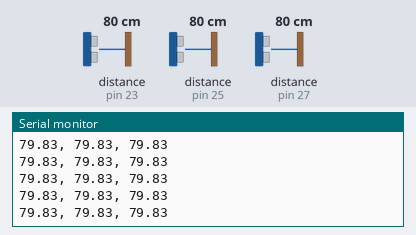
The sketch below on a simulated Arduino Mega 2560, built with avr-gcc and run on an emulated ATmega2560. On the bench: the last lines printed to the serial monitor. Wiring (inferred from the names in the program): 3 × ultrasonic range finder: trigger pin 22, echo pin 23 / trigger pin 24, echo pin 25 / trigger pin 26, echo pin 27. Inputs (shaded band) come from the test bench; at power-on: distance to the obstacle (sensors on pin 23, pin 25, pin 27) 80 cm. The echo pulse lasts 58.3 µs per cm.

Above: at 1.2 s.
1.3 s: distance to the obstacle (sensor on pin 23) set to 2 cm
At 1.52 s:
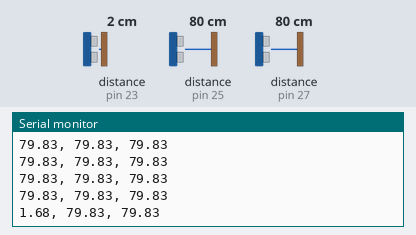
2.8 s: distance to the obstacle (sensor on pin 25) set to 2 cm
At 2.87 s:
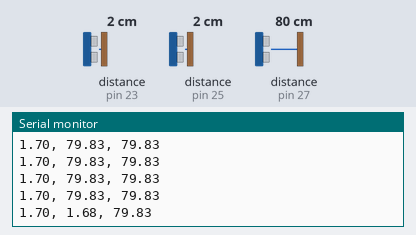
4.3 s: distance to the obstacle (sensor on pin 27) set to 2 cm
At 4.37 s:
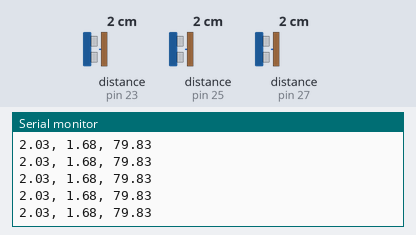
5.8 s: distance to the obstacle (sensor on pin 23) set to 60 cm
At 5.82 s:
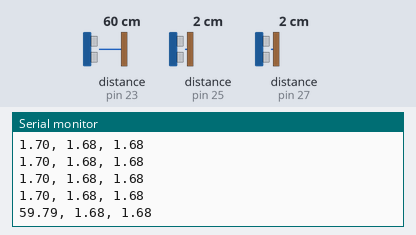
8.8 s: distance to the obstacle (sensor on pin 23) set to 9 cm
At 8.8 s:
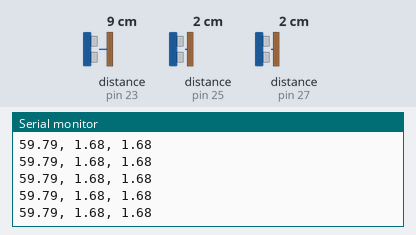
11.8 s: distance to the obstacle (sensor on pin 25) set to 4 cm
At 11.8 s:
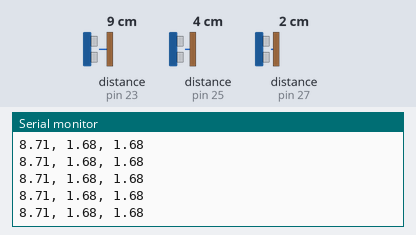
Timing chart, 0 to 14.3 s (numbered marks = the images above; inputs shaded):
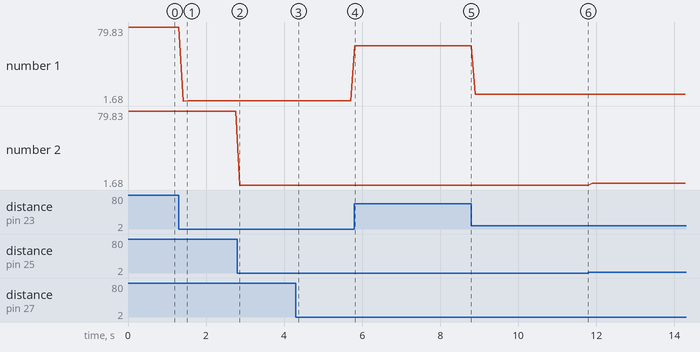

The sketch:

ultrasonic.ino
```cpp
// HC-SR04
#define ECHO_U1_PIN 23 // Left
#define ECHO_U2_PIN 25 // Front
#define ECHO_U3_PIN 27 // Right

#define TRIG_U1_PIN 22 // Left
#define TRIG_U2_PIN 24 // Front
#define TRIG_U3_PIN 26 // Right

void setup() {
  Serial.begin(57600);

  pinMode(ECHO_U1_PIN, INPUT);
  pinMode(ECHO_U2_PIN, INPUT);
  pinMode(ECHO_U3_PIN, INPUT);

  pinMode(TRIG_U1_PIN, OUTPUT);
  pinMode(TRIG_U2_PIN, OUTPUT);
  pinMode(TRIG_U3_PIN, OUTPUT);
}

float getUltrasonicDistance(int trigPin, int echoPin) {
  digitalWrite(trigPin, LOW);
  delayMicroseconds(10);
  digitalWrite(trigPin, HIGH);
  delayMicroseconds(10);
  digitalWrite(trigPin, LOW);

  return pulseIn(echoPin, HIGH) / 58.2;
}

void readSensors() {
  float u1 = getUltrasonicDistance(TRIG_U1_PIN, ECHO_U1_PIN);
  float u2 = getUltrasonicDistance(TRIG_U2_PIN, ECHO_U2_PIN);
  float u3 = getUltrasonicDistance(TRIG_U3_PIN, ECHO_U3_PIN);

  Serial.print(u1);
  Serial.print(", ");
  Serial.print(u2);
  Serial.print(", ");
  Serial.println(u3);

  delay(100);
}

void loop() {
  readSensors();
}
```

Measured:
- after the input at 1.3 s, the serial monitor: prints a new line after 0.11 s (image 1)
- after the input at 2.8 s, the serial monitor: prints a new line after 0.07 s (image 2)
- after the input at 5.8 s, the serial monitor: prints a new line at once (image 4)
- plotted number 1: 79.83 → 1.7 after the input at 1.3 s, 1.7 → 2.03 after the input at 2.8 s, 1.7 → 59.79 after the input at 5.8 s, 59.79 → 8.71 after the input at 8.8 s
- plotted number 2: 1.68 → 3.69 after the input at 11.8 s
